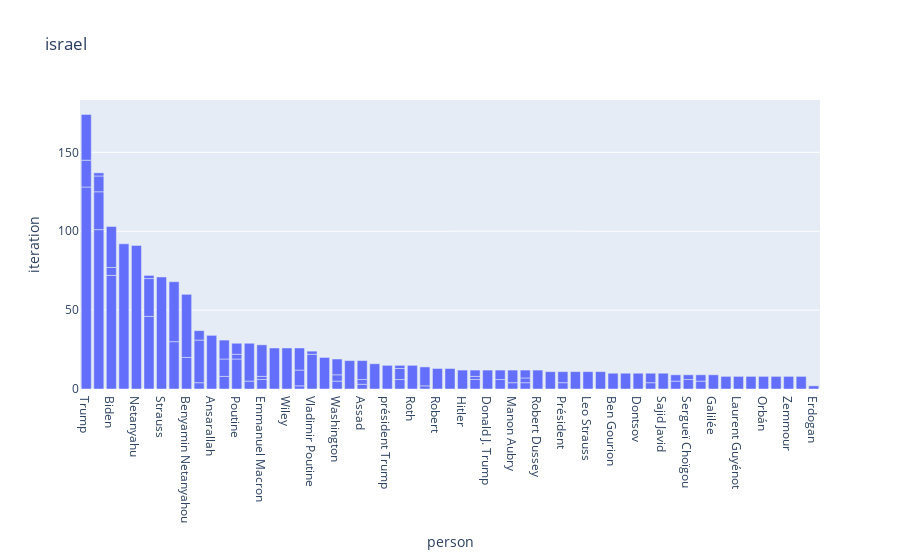

The notebook cell this image was saved under:
### Code cell
pickedKeyword = "israel"

showLinkedPeopleWithSite(corpusFiles, pickedKeyword, 100)

### Figure 1 — Plotly figure (JSON) as saved in the notebook; plotly's stock layout.template omitted (floating-point values rounded to 4 significant figures)
{"data": [{"alignmentgroup": "True", "hovertemplate": "person=%{x}<br>iteration=%{y}<extra></extra>", "legendgroup": "", "marker": {"color": "#636efa", "pattern": {"shape": ""}}, "name": "", "offsetgroup": "", "orientation": "v", "showlegend": false, "textposition": "auto", "type": "bar", "x": ["Trump", "Trump", "Trump", "Donald Trump", "Donald Trump", "Donald Trump", "Donald Trump", "Biden", "Biden", "Biden", "Kennedy", "Netanyahu", "Joe Biden", "Joe Biden", "Joe Biden", "Strauss", "Netanyahou", "Netanyahou", "Benyamin Netanyahou", "Benyamin Netanyahou", "Naftali Bennett", "Naftali Bennett", "Naftali Bennett", "Ansarallah", "Premier ministre", "Premier ministre", "Premier ministre", "Poutine", "Poutine", "Poutine", "Gantz", "Gantz", "Emmanuel Macron", "Emmanuel Macron", "Emmanuel Macron", "Johnson", "Wiley", "Benny Gantz", "Benny Gantz", "Benny Gantz", "Vladimir Poutine", "Vladimir Poutine", "John", "Washington", "Washington", "Washington", "Oswald", "Assad", "Assad", "Assad", "Nasrallah", "président Trump", "Mike Pompeo", "Mike Pompeo", "Mike Pompeo", "Roth", "Bennett", "Bennett", "Robert", "Machiavel", "Hitler", "Macron", "Macron", "Macron", "Donald J. Trump", "KLP", "KLP", "Manon Aubry", "Manon Aubry", "Ilhan Omar", "Ilhan Omar", "Ilhan Omar", "Robert Dussey", "Rivarol", "Président", "Président", "Dmytro Dontsov", "Leo Strauss", "Gil Mihaely", "Ben Gourion", "Barnett", "Dontsov", "Benjamin Netanyahu", "Benjamin Netanyahu", "Sajid Javid", "Mohammed VI", "Mohammed VI", "Sergueï Choïgou", "Sergueï Choïgou", "Scarlett Haddad", "Scarlett Haddad", "Galilée", "Joseph Kennedy", "Laurent Guyénot", "Rudy Giuliani", "Orbán", "Mme Winter", "Zemmour", "Curtis", "Erdogan"], "xaxis": "x", "y": [128, 17, 29, 101, 24, 10, 2, 72, 5, 26, 92, 91, 46, 24, 2, 71, 30, 38, 20, 40, 4, 27, 6, 34, 8, 11, 12, 19, 3, 7, 5, 24, 6, 2, 20, 26, 26, 2, 10, 14, 22, 2, 20, 5, 4, 10, 18, 3, 3, 12, 16, 15, 6, 7, 2, 15, 2, 12, 13, 13, 12, 6, 2, 4, 12, 6, 6, 4, 8, 4, 3, 5, 12, 11, 4, 7, 11, 11, 11, 10, 10, 10, 4, 6, 10, 5, 4, 6, 3, 5, 4, 9, 8, 8, 8, 8, 8, 8, 8, 2], "yaxis": "y"}], "layout": {"barmode": "relative", "legend": {"tracegroupgap": 0}, "title": {"text": "israel"}, "xaxis": {"anchor": "y", "domain": [0, 1], "title": {"text": "person"}}, "yaxis": {"anchor": "x", "categoryorder": "total ascending", "domain": [0, 1], "title": {"text": "iteration"}}}}
